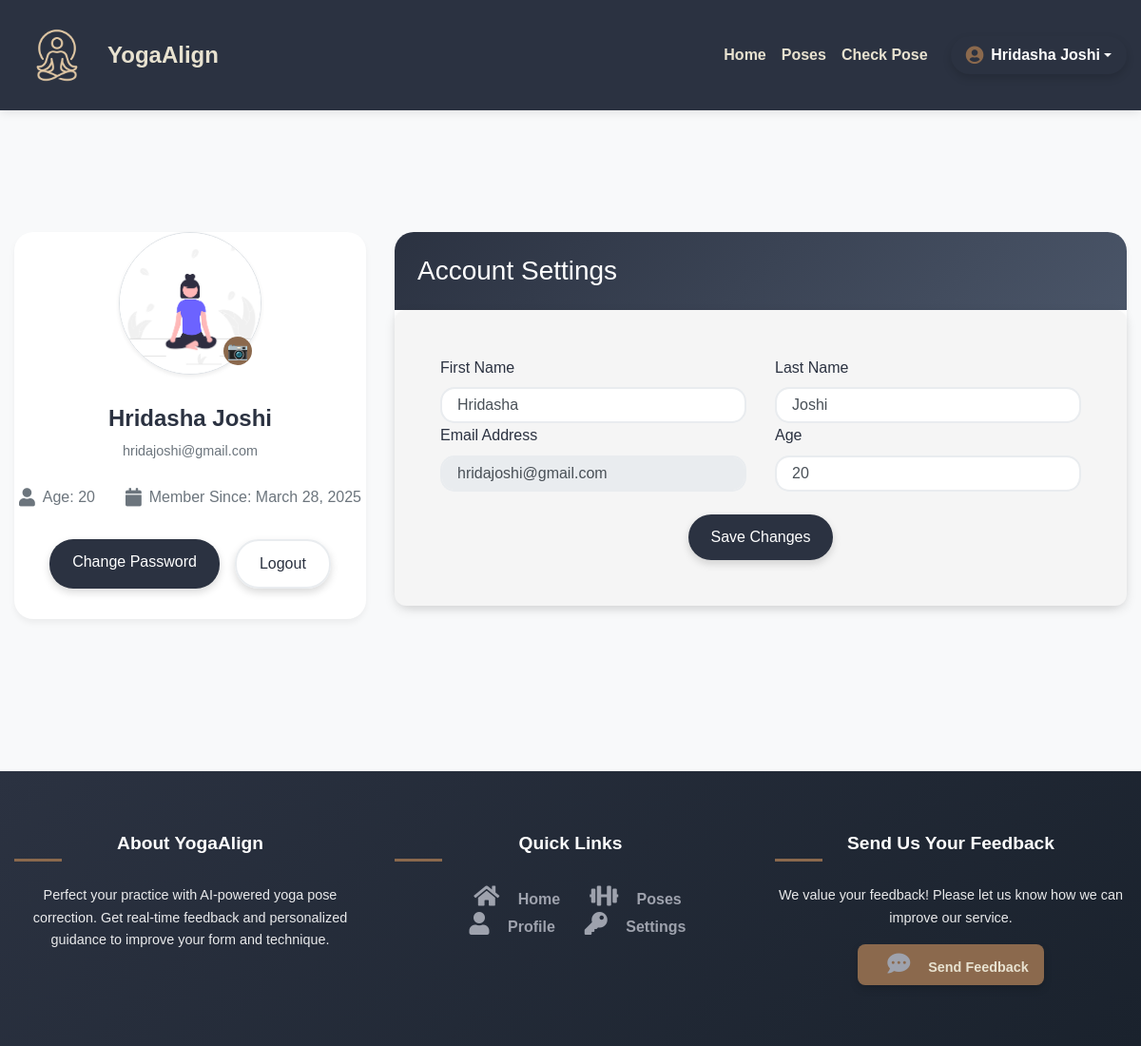
Screenshot of /auth/profile/ (signed in) with the database file from the repository.
### authentication/models.py (models this page shows, shortened)
class CustomUser(AbstractUser):
    age = models.PositiveIntegerField(null=True, blank=True)
    email = models.EmailField(_('email address'), unique=True)
    date_joined = models.DateTimeField(auto_now_add=True)
    profile_photo = models.CharField(max_length=255, default='images/profile1.png')
    USERNAME_FIELD = 'email'
    REQUIRED_FIELDS = ['username']
    class Meta:
        verbose_name = _('user')
        verbose_name_plural = _('users')
    def get_full_name(self):
        return f"{self.first_name} {self.last_name}" if self.first_name or self.last_name else self.email

### authentication/views.py (the view, shortened to what this page needs)
# urls.py: path('profile/', views.profile, name='profile'),
@login_required
def profile(request):
    return render(request, 'authentication/profile.html', {'user': request.user})

### authentication/templates/authentication/profile.html (shortened to what this page needs)
{% extends 'base.html' %}
{% load static %}
{% block content %}
<div class="container py-5">
    <div class="row g-4">
        <div class="col-md-4">
            <div class="profile-card h-100">
                <div class="profile-info">
                    <div class="profile-avatar">
                        <img src="{% static user.profile_photo %}" alt="Profile"
                            class="rounded-circle border shadow-sm">
                        <div class="reference-overlay">
                            <button class="camera-button" onclick="openModal()">&#128247;</button>
                        </div>
                    </div>
                    <h4 class="profile-name">{{ user.get_full_name }}</h4>
                    <p class="profile-email">{{ user.email }}</p>
                    <div class="profile-stats">
                        <div class="stat-item">
                            <i class="fas fa-user"></i>
                            <span>Age: {{ user.age }}</span>
                        </div>
                        <div class="stat-item">
                            <i class="fas fa-calendar"></i>
                            <span>Member Since: {{ user.date_joined|date:"F j, Y" }}</span>
                        </div>
                    </div>
                    <div class="profile-buttons">
                        <a href="{% url 'change_password' %}" class="btn profile-btn btn-primary">
                             Change Password
                        </a>
                        <a href="{% url 'logout' %}" class="btn profile-btn btn-outline-secondary">
                             Logout
                        </a>
                    </div>
                </div>
            </div>
        </div>
        <div class="col-md-8">
            <div class="settings-card">
                <div class="settings-header">
                    <h3 class="mb-0">
                         Account Settings
                    </h3>
                </div>
                <div class="card-body p-5">
                    <form method="POST" action="{% url 'profile' %}" id="profileForm">
                        <div class="row g-4">
                            <div class="col-md-6">
                                <label class="form-label">First Name</label>
                                <div class="input-group">
                                    <input type="text" class="form-control" name="first_name"
                                        value="{{ user.first_name }}" required placeholder="Enter your first name">
                                </div>
                            </div>
                            <div class="col-md-6">
                                <label class="form-label">Last Name</label>
                                <div class="input-group">
                                    <input type="text" class="form-control" name="last_name"
                                        value="{{ user.last_name }}" required placeholder="Enter your last name">
                                </div>
                            </div>
                            <div class="col-md-6">
                                <label class="form-label">Email Address</label>
                                <div class="input-group">
                                    <input type="email" class="form-control" name="email" value="{{ user.email }}"
                                        readonly placeholder="Enter your email address">
                                </div>
                            </div>
                            <div class="col-md-6">
                                <label class="form-label">Age</label>
                                <div class="input-group">
                                    <input type="number" class="form-control" name="age" value="{{ user.age }}" required
                                        placeholder="Enter your age">
                                </div>
                            </div>
                        </div>
                        <div class="mt-4 text-center">
                            <button type="submit" class="btn profile-btn btn-primary">
                                 Save Changes
                            </button>
                        </div>
                    </form>
                </div>
            </div>
        </div>
    </div>
</div>
{% endblock %}

### templates/base.html (shortened to what this page needs)
{% load static %}
<!DOCTYPE html>
<html lang="en">
<head>
    <link rel="stylesheet" href="https://stackpath.bootstrapcdn.com/bootstrap/4.5.2/css/bootstrap.min.css">
    <link rel="stylesheet" href="{% static 'css/style.css' %}">
    <link href="https://cdnjs.cloudflare.com/ajax/libs/font-awesome/5.15.3/css/all.min.css" rel="stylesheet">
</head>
<body>
    <nav class="navbar navbar-expand-lg navbar-dark">
        <div class="container-fluid d-flex justify-content-between align-items-center">
            <div class="d-flex align-items-center">
                <a class="navbar-brand d-flex align-items-center" href="{% url 'home' %}">
                    <img src="{% static 'images/logo.png' %}" alt="Yoga Logo" style="height: 90px;" class="mr-2">
                    <span style="font-weight: bold; font-size: 1.5rem;">YogaAlign</span>
                </a>
            </div>
            <div class="collapse navbar-collapse justify-content-end" id="navbarNav">
                <ul class="navbar-nav" >
                    <li class="nav-item" ><a class="nav-link" style="font-weight: bold; font-size: 1.3 rem;" href="{% url 'home' %}">Home</a></li>
                    <li class="nav-item" ><a class="nav-link" style="font-weight: bold; font-size: 1.3 rem;" href="{% url 'yoga_poses' %}">Poses</a></li>
                    <li class="nav-item" ><a class="nav-link" style="font-weight: bold; font-size: 1.3 rem;" href="{% url 'upload_image_for_pose' %}">Check Pose</a>
                    </li>
                </ul>
                {% if user.is_authenticated %}
                <div class="ml-3">
                    <div class="dropdown">
                        <button class="btn btn-link text-light dropdown-toggle" type="button" id="userDropdown"
                            data-toggle="dropdown" aria-haspopup="true" aria-expanded="false">
                            <i class="fas fa-user-circle mr-2" style="color: var(--primary-color) !important;"></i>
                            {{ user.get_full_name|default:user.username }}
                        </button>
                    </div>
                </div>
                {% endif %}
            </div>
        </div>
    </nav>
    <main class="main-content">
        {% block content %}{% endblock %}
    </main>
    <footer class="footer">
        <div class="container-fluid text-center">
            <div class="row">
                <div class="col-lg-4 col-md-6 mb-3 text-center">
                    <h5 class="footer-heading">About YogaAlign</h5>
                    <p class="footer-text">
                        Perfect your practice with AI-powered yoga pose correction.
                        Get real-time feedback and personalized guidance to improve your form and technique.
                    </p>
                </div>
                <div class="col-lg-4 col-md-6 mb-3 text-center">
                    <h5 class="footer-heading">Quick Links</h5>
                    <div class="d-flex justify-content-center flex-wrap gap-3">
                        <a href="{% url 'home' %}" class="footer-link mx-2"><i class="fas fa-home"></i> Home</a>
                        <a href="{% url 'yoga_poses' %}" class="footer-link mx-2"><i class="fas fa-dumbbell"></i>
                            Poses</a>
                        <a href="{% url 'profile' %}" class="footer-link mx-2"><i class="fas fa-user"></i> Profile</a>
                        <a href="{% url 'change_password' %}" class="footer-link mx-2"><i class="fas fa-key"></i>
                            Settings</a>
                    </div>
                </div>
                <div class="col-lg-4 col-md-6 mb-3 text-center">
                    <h6 class="footer-heading">Send Us Your Feedback</h6>
                    <p class="footer-text">We value your feedback! Please let us know how we can improve our service.
                    </p>
                    <button class="btn btn-feedback-toggle btn-sm mb-3" type="button" data-toggle="collapse"
                        data-target="#feedbackCollapse" aria-expanded="false" aria-controls="feedbackCollapse">
                        <i class="fas fa-comment-dots"></i> Send Feedback
                    </button>
                </div>
            </div>
    </footer>
</body>
</html>

### static/css/style.css (style rules this page uses)
body { font-family: 'Poppins', sans-serif; background: #E8E2D0; color: #2B3241; margin: 0; padding: 0; line-height: 1.6; }
.navbar { background: #2B3241; color: white; box-shadow: 0 4px 12px rgba(0, 0, 0, 0.1); padding: 15px 0; transition: all 0.3s ease; }
.navbar a { color: #E8E2D0 !important; font-weight: bold; transition: color 0.3s ease; }
.navbar-brand img { height: 40px; margin-right: 10px; }
.navbar-nav .nav-link { padding: 10px 15px; font-size: 16px; transition: all 0.3s ease; }
.footer { background-color: #2B3241; color: #E8E2D0; padding: 40px 20px; text-align: center; position: relative; bottom: 0; width: 100%; }
.footer a { color: #9EA2AD; text-decoration: none; font-weight: bold; margin: 0 15px; transition: color 0.3s ease; }
.footer i { font-size: 1.5rem; margin: 0 15px; color: #9EA2AD; transition: color 0.3s ease; }
.btn { font-weight: bold; padding: 12px 30px; border: none; border-radius: 50px; font-size: 1rem; transition: all 0.3s ease-in-out; box-shadow: 0 4px 8px rgba(0, 0, 0, 0.15); cursor: pointer; }
.card, .card-body, .card-img-top, .card-footer, .card-header, .activity-card, .tip-card, .card.shadow-sm, .card.shadow-lg, .card.rounded-4, .card.rounded-pill, .card.border-0 { border: none !important; border-radius: 12px !important; background: #F5F5F5 !important; color: #2B3241 !important; box-shadow: 0 4px 12px rgba(0, 0, 0, 0.1) !important; transition: none !important; transform: none !important; }
.form-control { border-radius: 10px; border: 1px solid #9EA2AD; }
@media (min-width: 576px) { .container, .container-sm { max-width: 1000px !important; } }
@media (min-width: 768px) { .container, .container-md { max-width: 1100px !important; } }
@media (min-width: 992px) { .container, .container-lg { max-width: 1200px !important; } }
@media (min-width: 1200px) { .container, .container-xl { max-width: 1400px !important; } }
.btn-link { padding: 0.5rem 1rem; display: flex; align-items: center; color: white !important; }
.btn-link i { font-size: 1.2rem; color: #8B694D !important; }

### templates/base.html (style rules this page uses)
:root { --primary-color: #8B694D; --secondary-color: #2B3241; --accent-color: #9EA2AD; --text-color: #333; --light-bg: #f8f9fa; --dark-bg: #2B3241; }
body { font-family: 'Poppins', sans-serif; color: var(--text-color); background-color: var(--light-bg); }
.navbar { background-color: var(--dark-bg); padding: 0.5rem 0; margin-bottom: 3rem; box-shadow: 0 2px 10px rgba(0, 0, 0, 0.1); }
.navbar-brand { font-weight: 700; color: white !important; }
.navbar-brand img { height: 30px; margin-right: 10px; }
.footer { background-color: var(--dark-bg); color: white; padding: 4rem 0 3rem; margin-top: auto; }
.footer a { color: var(--accent-color); transition: color 0.3s ease; }
html, body { height: 100%; margin: 0; }
body { display: flex; flex-direction: column; }
.main-content { flex: 1; padding-top: 2rem; padding-bottom: 4rem; }
.footer { background: linear-gradient(135deg, var(--dark-bg) 0%, #1a222d 100%); color: rgba(255, 255, 255, 0.9); padding: 4rem 0 2rem; margin-top: 3rem; }
.footer-heading { color: white; font-size: 1.2rem; font-weight: 600; margin-bottom: 1.5rem; position: relative; padding-bottom: 0.5rem; }
.footer-heading::after { content: ''; position: absolute; bottom: 0; left: 0; width: 50px; height: 3px; background: var(--primary-color); }
.footer-text { font-size: 0.9rem; line-height: 1.6; }
.btn-feedback-toggle { background-color: #8B694D; color: #E8E2D0; border: none; padding: 0.5rem 1rem; font-size: 0.9rem; border-radius: 0.5rem; transition: background-color 0.3s; }

### rows the page displays
CustomUser: get_full_name "Hridasha Joshi", profile_photo (picture), email "hridajoshi@gmail.com", age "20", date_joined "March 28, 2025", first_name "Hridasha", last_name "Joshi"
